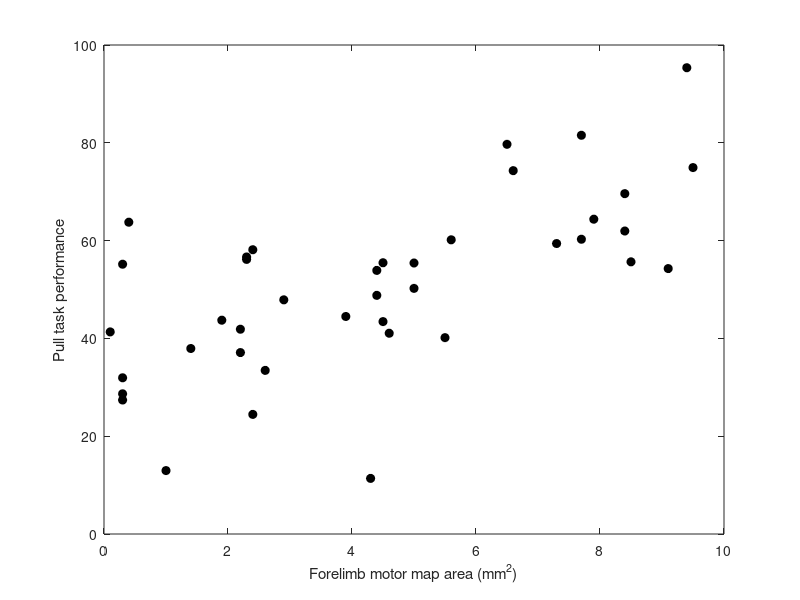

Recreate this plot in MATLAB.
rng('default');
rng(1);

x_values = (randi([1 100], 40, 1));
y_values = nan(40, 1);

for i = 1:40
    y_values(i) = x_values(i) + ((rand - 0.5) * (200 * rand)) + 10;
end

y_values = y_values + (abs(min(y_values)) * 2);
y_values = (y_values ./ (max(y_values)+10)) * 100;
x_values = x_values ./ 10;

ylim([0 100]);

plot(x_values, y_values, 'Marker', 'o', 'LineStyle', 'none', 'MarkerFaceColor', 'k', 'Color', 'k');
ylabel('Pull task performance');
xlabel('Forelimb motor map area (mm^2)');